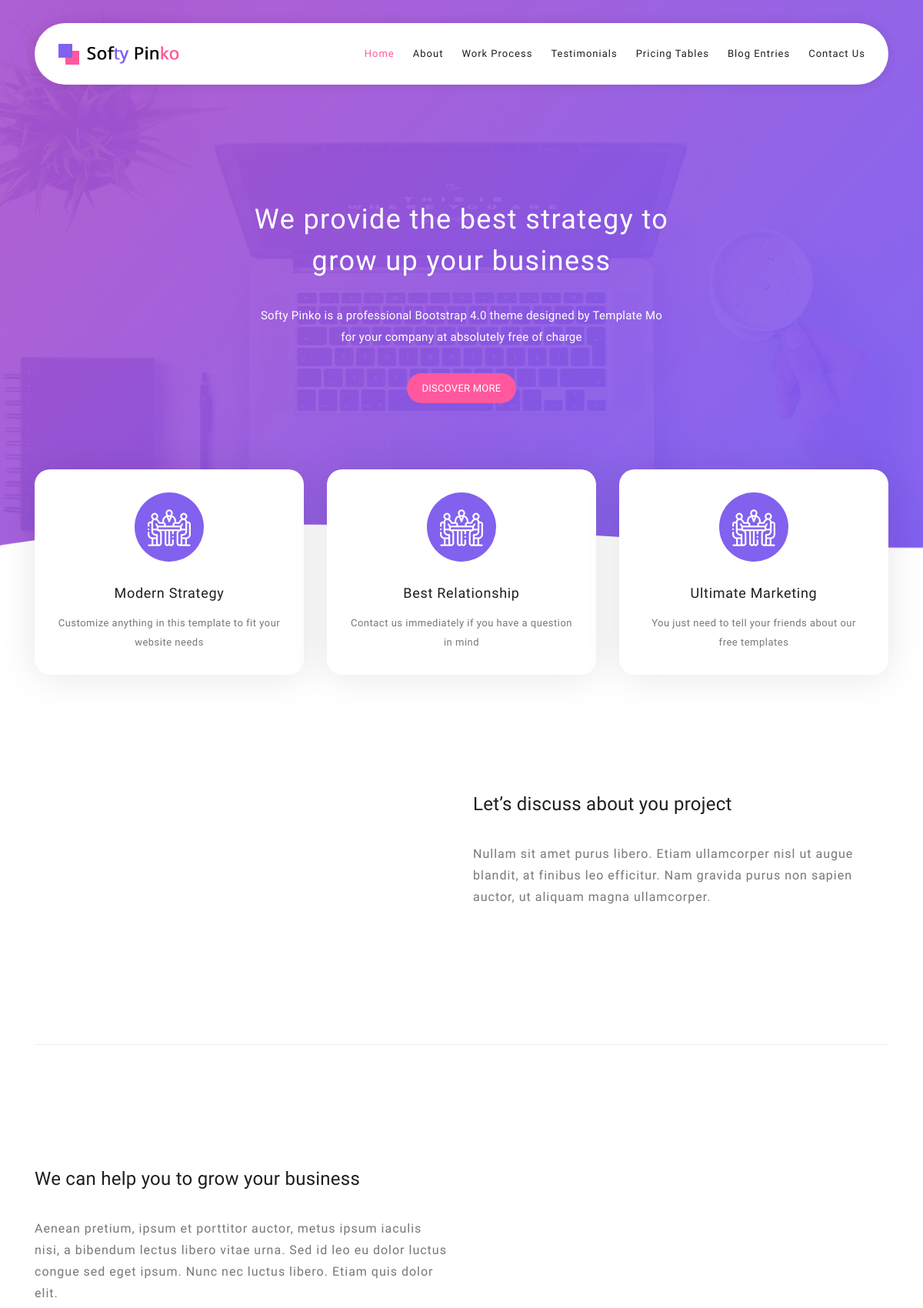
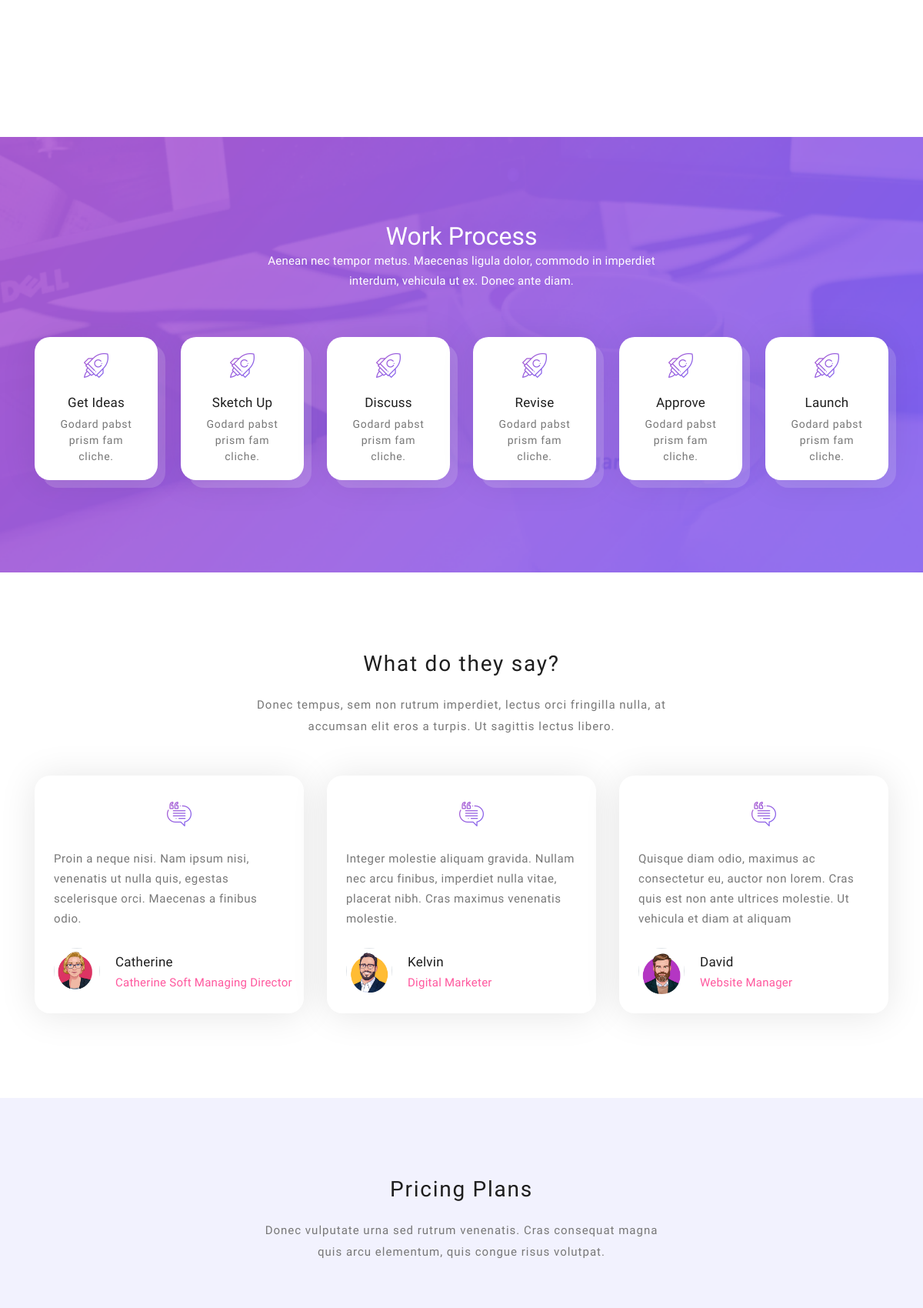
The page / (upper part) on the database its author committed (2 pictures, top to bottom).
### app/models.py (models this page shows, shortened)
class HeaderText(models.Model):
    title = models.CharField(max_length=255)
    description = models.TextField(max_length=255)
    class Meta:
        verbose_name = "Header Text"
        verbose_name_plural = "Header Text"

class TreeBlocks(models.Model):
    title = models.CharField(max_length=255)
    description = models.TextField(max_length=255)
    image = models.ImageField(upload_to="tree-blocks")
    class Meta:
        verbose_name = "Tree Block"
        verbose_name_plural = "Tree Blocks"

class LeftBlock(models.Model):
    title = models.CharField(max_length=255)
    description = models.TextField(max_length=255)
    image = models.ImageField(upload_to="left-block")
    class Meta:
        verbose_name = "Left Block"
        verbose_name_plural = "Left Block"

class RightBlock(models.Model):
    title = models.CharField(max_length=255)
    description = models.TextField(max_length=255)
    image = models.ImageField(upload_to="right-block")
    class Meta:
        verbose_name = "Right Block"
        verbose_name_plural = "Right Block"

class WorkProcess(models.Model):
    title = models.CharField(max_length=255)
    description = models.TextField(max_length=255)
    image = models.ImageField(upload_to="work_process")
    class Meta:
        verbose_name = "Work process"
        verbose_name_plural = "Work process"

class Reviews(models.Model):
    review  = models.TextField(max_length=400)
    first_name = models.CharField(max_length=45)
    Last_name = models.CharField(max_length=45)
    position = models.CharField(max_length=60)
    image = models.ImageField(upload_to="reviews")
    class Meta:
        verbose_name = "Review"
        verbose_name_plural = "Reviews"

### app/views.py (the view)
# urls.py: path("", index, name= "index"),
def index(request):
    context = {
        "header_text": HeaderText.objects.all(),
        "footer_text": FooterText.objects.all().first(),
        "tree_blocks": TreeBlocks.objects.all(),
        "left_block": LeftBlock.objects.all().first(),
        "right_block": RightBlock.objects.all().first(),
        "work_process_items": WorkProcess.objects.all(),
        "reviews": Reviews.objects.all(),
        "pricing_plan": PricingPlan.objects.all(),
        "counter": Counter.objects.all().first(),
        "all_blogs":Blog.objects.all(),
        "socials": Socials.objects.all()
    }
    return render(request,"home.html", context)

### app/templates/home.html (shortened to what this page needs)
{% extends "base.html" %}
{% load static %}
{% block home_template %}
    <div class="welcome-area" id="welcome">
        <div class="header-text">
            <div class="container">
                <div class="row">
                    <div class="offset-xl-3 col-xl-6 offset-lg-2 col-lg-8 col-md-12 col-sm-12">
                        <h1>{{header_text.0.title}}</h1>
                         <p>{{header_text.0.description}}</p>
                        <a href="#features" class="main-button-slider">Discover More</a>
                    </div>
                </div>
            </div>
        </div>
    </div>
    <section class="section home-feature">
        <div class="container">
            <div class="row">
                <div class="col-lg-12">
                    <div class="row">
                        {% for item in tree_blocks %}
                            <div class="col-lg-4 col-md-6 col-sm-6 col-12" data-scroll-reveal="enter bottom move 50px over 0.6s after 0.2s">
                                <div class="features-small-item">
                                    <div class="icon">
                                        <i><img src="{{item.image.url}}" alt="{{item.title}}"/></i>
                                    </div>
                                    <h5 class="features-title">{{item.title}}</h5>
                                    <p>{{item.description}}</p>
                                </div>
                            </div>
                        {% endfor %}
                    </div>
                </div>
            </div>
        </div>
    </section>
    <section class="section padding-top-70 padding-bottom-0" id="features">
        <div class="container">
            <div class="row">
                <div class="col-lg-1"></div>
                <div class="col-lg-6 col-md-12 col-sm-12 align-self-center mobile-top-fix">
                    <div class="left-heading">
                        <h2 class="section-title">{{left_block.title}}</h2>
                    </div>
                    <div class="left-text">
                        <p>{{left_block.description}}</p>
                    </div>
                </div>
            </div>
            <div class="row">
                <div class="col-lg-12">
                    <div class="hr"></div>
                </div>
            </div>
        </div>
    </section>
    <section class="section padding-bottom-100">
        <div class="container">
            <div class="row">
                <div class="col-lg-6 col-md-12 col-sm-12 align-self-center mobile-bottom-fix">
                    <div class="left-heading">
                        <h2 class="section-title">{{right_block.title}}</h2>
                    </div>
                    <div class="left-text">
                        <p>{{right_block.description}}</p>
                    </div>
                </div>
                <div class="col-lg-1"></div>
            </div>
        </div>
    </section>
    <section class="mini" id="work-process">
        <div class="mini-content">
            <div class="container">
                <div class="row">
                    <div class="offset-lg-3 col-lg-6">
                        <div class="info">
                            <h2>{{header_text.5.title}}</h2>
                            <p>{{header_text.5.description}}</p>
                        </div>
                    </div>
                </div>
                <div class="row">
                    {% for item in work_process_items %}
                        <div class="col-lg-2 col-md-3 col-sm-6 col-6">
                            <a href="#" class="mini-box">
                                <i><img src="{{item.image.url}}" alt="{{item.title}}"/></i>
                                <strong>{{item.title}}</strong>
                                <span>{{item.description}}</span>
                            </a>
                        </div>
                    {% endfor %}
                </div>
            </div>
        </div>
    </section>
    <section class="section" id="testimonials">
        <div class="container">
            <div class="row">
                <div class="col-lg-12">
                    <div class="center-heading">
                        <h2 class="section-title">{{ header_text.1.title }}</h2>
                    </div>
                </div>
                <div class="offset-lg-3 col-lg-6">
                    <div class="center-text">
                        <p>{{ header_text.1.description }}</p>
                    </div>
                </div>
            </div>
            <div class="row">
                {% for r in reviews %}
                    <div class="col-lg-4 col-md-6 col-sm-12">
                        <div class="team-item">
                            <div class="team-content">
                                <i><img src="{% static 'images/testimonial-icon.png' %}" alt=""></i>
                                <p>{{r.review}}</p>
                                <div class="user-image">
                                    <img class="img-thumbnail" src={{r.image.url}} alt="{{r.first_name}}{{r.last_name}}" />
                                </div>
                                <div class="team-info">
                                    <h3 class="user-name">{{r.first_name}}{{r.last_name}}</h3>
                                    <span>{{r.position}}</span>
                                </div>
                            </div>
                        </div>
                    </div>
                {% endfor %}
            </div>
        </div>
    </section>
    <section class="section colored" id="pricing-plans">
        <div class="container">
            <div class="row">
                <div class="col-lg-12">
                    <div class="center-heading">
                        <h2 class="section-title">{{ header_text.2.title }}</h2>
                    </div>
                </div>
                <div class="offset-lg-3 col-lg-6">
                    <div class="center-text">
                        <p>{{ header_text.2.description }}</p>
                    </div>
                </div>
            </div>
            <div class="row">
            </div>
        </div>
    </section>
{% endblock %}

### app/templates/base.html (shortened to what this page needs)
{% load static %}
<!DOCTYPE html>
<html lang="en">
  <head>
    <link rel="stylesheet" type="text/css" href="{% static 'css/bootstrap.min.css' %}">
    <link rel="stylesheet" type="text/css" href="{% static 'css/font-awesome.css' %}">
    <link rel="stylesheet" type="text/css" href="{% static 'css/templatemo-softy-pinko.css' %}">
  </head>
  <body>
    <header class="header-area header-sticky">
        <div class="container">
            <div class="row">
                <div class="col-12">
                    <nav class="main-nav">
                        <a href="/" class="logo"><img src="{% static 'images/logo.png' %}" alt="Softy Pinko"/></a>
                        <ul class="nav">
                            <li>
                              <a href="#welcome" class="active">Home</a>
                            </li>
                            <li>
                              <a href="#features">About</a>
                            </li>
                            <li>
                              <a href="#work-process">Work Process</a>
                            </li>
                            <li>
                              <a href="#testimonials">Testimonials</a>
                            </li>
                            <li>
                              <a href="#pricing-plans">Pricing Tables</a>
                            </li>
                            <li>
                              <a href="#blog">Blog Entries</a>
                            </li>
                            <li>
                              <a href="#contact-us">Contact Us</a>
                            </li>
                        </ul>
                    </nav>
                </div>
            </div>
        </div>
    </header>
{% block home_template %} {% endblock %}
  </body>
</html>

### rows shown on the page
HeaderText: title "We provide the best strategy to grow up your business", description "Softy Pinko is a professional Bootstrap 4.0 theme designed by Template Mo for your company at absolutely free of charge"
TreeBlocks: image (picture), title "Modern Strategy", description "Customize anything in this template to fit your website needs"
TreeBlocks: image (picture), title "Best Relationship", description "Contact us immediately if you have a question in mind"
TreeBlocks: image (picture), title "Ultimate Marketing", description "You just need to tell your friends about our free templates"
LeftBlock: title "Let’s discuss about you project", description "Nullam sit amet purus libero. Etiam ullamcorper nisl ut augue blandit, at finibus leo efficitur. Nam gravida purus non sapien auctor, ut aliquam magna ullamcorper."
RightBlock: title "We can help you to grow your business", description "Aenean pretium, ipsum et porttitor auctor, metus ipsum iaculis nisi, a bibendum lectus libero vitae urna. Sed id leo eu dolor luctus congue sed eget ipsum. Nunc nec luctus libero. Etiam quis dolor elit."
HeaderText: title "Work Process", description "Aenean nec tempor metus. Maecenas ligula dolor, commodo in imperdiet interdum, vehicula ut ex. Donec ante diam."
WorkProcess: image (picture), title "Get Ideas", description "Godard pabst prism fam cliche."
WorkProcess: image (picture), title "Sketch Up", description "Godard pabst prism fam cliche."
WorkProcess: image (picture), title "Discuss", description "Godard pabst prism fam cliche."
WorkProcess: image (picture), title "Revise", description "Godard pabst prism fam cliche."
WorkProcess: image (picture), title "Approve", description "Godard pabst prism fam cliche."
WorkProcess: image (picture), title "Launch", description "Godard pabst prism fam cliche."
HeaderText: title "What do they say?", description "Donec tempus, sem non rutrum imperdiet, lectus orci fringilla nulla, at accumsan elit eros a turpis. Ut sagittis lectus libero."
Reviews: review "Proin a neque nisi. Nam ipsum nisi, venenatis ut nulla quis, egestas scelerisque orci. Maecenas a finibus odio.", image (picture), first_name "Catherine", position "Catherine Soft Managing Director"
Reviews: review "Integer molestie aliquam gravida. Nullam nec arcu finibus, imperdiet nulla vitae, placerat nibh. Cras maximus venenatis molestie.", image (picture), first_name "Kelvin", position "Digital Marketer"
Reviews: review "Quisque diam odio, maximus ac consectetur eu, auctor non lorem. Cras quis est non ante ultrices molestie. Ut vehicula et diam at aliquam", image (picture), first_name "David", position "Website Manager"
HeaderText: title "Pricing Plans", description "Donec vulputate urna sed rutrum venenatis. Cras consequat magna quis arcu elementum, quis congue risus volutpat."
